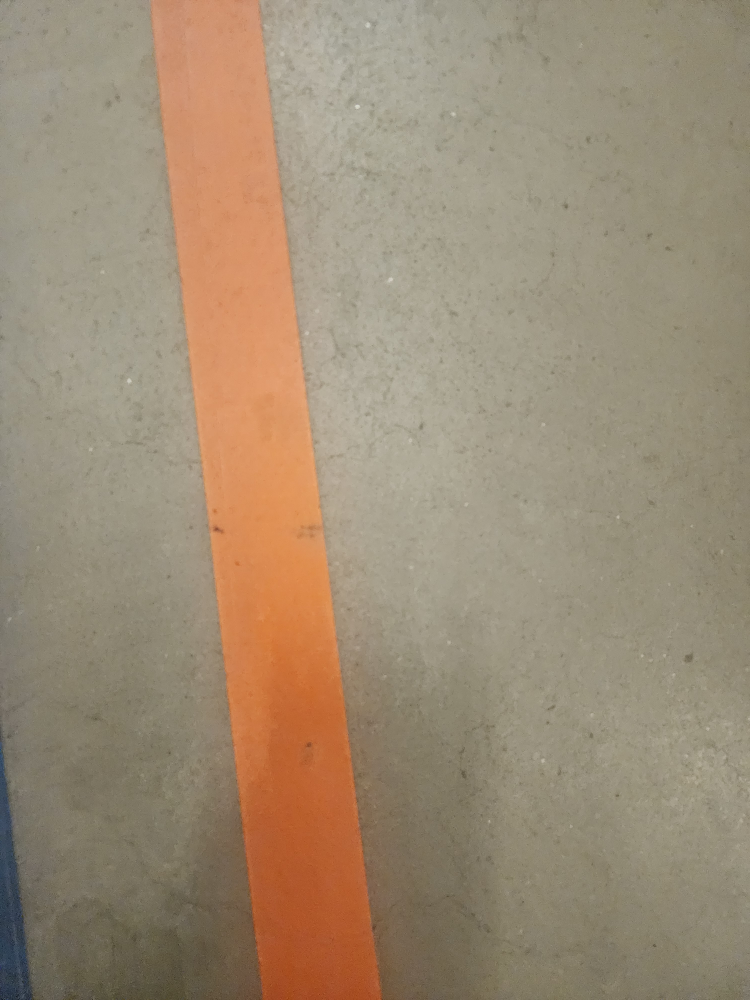
#> input picture visual_servoing/visual_servoing/computer_vision/test_images_line/test1.jpg, 3000 x 4000 px (shown at 1/4 size)
$ python -i color_segmentation.py   (imports and definitions only)
#> lines starting #> are read from the running program, lines starting #| are printed output that depends on the picture; after the words box and inside, x2 and y2 are one past the last pixel; in counts of white or black regions, pixels touching at a corner belong together
#> further down, picture is the input picture: shape (4000, 3000, 3); mean B, G, R 116.8, 139.9, 157.3
import cv2
import numpy as np

#################### X-Y CONVENTIONS #########################
# 0,0  X  > > > > >
#
#  Y
#
#  v  This is the image. Y increases downwards, X increases rightwards
#  v  Please return bounding boxes as ((xmin, ymin), (xmax, ymax))
#  v
#  v
#  v
###############################################################
# [15 lines left out: functions image_print, erosion_filter, not called in this run]

def dilation_filter(box_size = 3, iterations = 1):
    dilation_kernel = np.ones((box_size, box_size), np.uint8)
    def dilation_func(input_image):
        return cv2.dilate(input_image, dilation_kernel, iterations = iterations)

    return dilation_func

def create_filter_cascade(filter_list):
    def filter_cascade(image):
        for filt in filter_list:
            image = filt(image)

        return image


    return filter_cascade

def filter_list_from_filter_specs(filter_specs):
    filter_lis = []
    switch, sizes, iterations = filter_specs["switch"], filter_specs["sizes"], filter_specs["iterations"]
    for i,val in enumerate(switch):
        if val == 1:
            if i % 2 == 0: # erosion filter
                filter_lis.append(erosion_filter(box_size = sizes[i], iterations = iterations[i]))
            else: # dilation filter
                filter_lis.append(dilation_filter(box_size = sizes[i], iterations = iterations[i]))

    return filter_lis


def cd_color_segmentation(img, template = None, hsv_range = None, filter_specs = None, detection_mode = "cone", margins = None):
    """
    Implement the cone detection using color segmentation algorithm
    Input:
        img: np.3darray; the input image with a cone to be detected. BGR.
        template: Not required, but can optionally be used to automate setting hue filter values.
    Return:
        bbox: ((x1, y1), (x2, y2)); the bounding box of the cone, unit in px
            (x1, y1) is the top left of the bbox and (x2, y2) is the bottom right of the bbox
    """
#> called with detection_mode = 'cone'
    ########## YOUR CODE STARTS HERE ##########

    ### Trial Data ###
    """
        Ranges:
            Hue: [0.22555346595529566, 0.37443759630528706]
            Saturation: [0.09102723799465517, 1.0]
            Value: [0.48860718137548237, 1.0]
        Avg: 0.8722486753384867
        Min: 0.8250783699059561
        Target: 0.6314762637129322
        Filter Specs: {'switch': array([0, 1, 0, 0, 0, 0]), 'sizes': array([7, 5, 7, 2, 4, 7]), 'iterations': array([1, 2, 2, 3, 2, 1])}
    """

    ### Tuned Parameters ###
    if hsv_range is None:
        if detection_mode == "line":
            hsv_range = get_hsv_range_by_colors(
                hsv_low = hsv_convert_to_cv2((20, 20, 55)),
                hsv_high =  hsv_convert_to_cv2((29, 90, 100))
            )
        elif detection_mode == "cone":
            hsv_range = {
                'lower': (np.float64(0.0), np.float64(231.6560756120999), np.float64(122.47303168670507)),
                'upper': (np.float64(74.62069078649506), np.float64(255.0), np.float64(255.0))
                }

    if filter_specs is None:
        filter_specs = {
                "switch": [0, 1], # erosion: off, dilation: on
                "sizes" : [0, 5], # erosion: box_size 0, dilation: box_size 4
                "iterations": [0, 2] # erosion: iterations 0, dilation: iterations 1
        }
    if margins is None:
        if detection_mode == "cone":
            margins = (0, 3)
        elif detection_mode == "line":
            margins = (100, 200) #(x_margin, y_margin)

    ### Program ###
    hsv_input_img = cv2.cvtColor(img, cv2.COLOR_BGR2HSV)
#> hsv_input_img: shape (4000, 3000, 3); mean H, S, V 21.2, 62.8, 157.5
    color_mask = cv2.inRange(hsv_input_img, hsv_range["lower"], hsv_range["upper"])
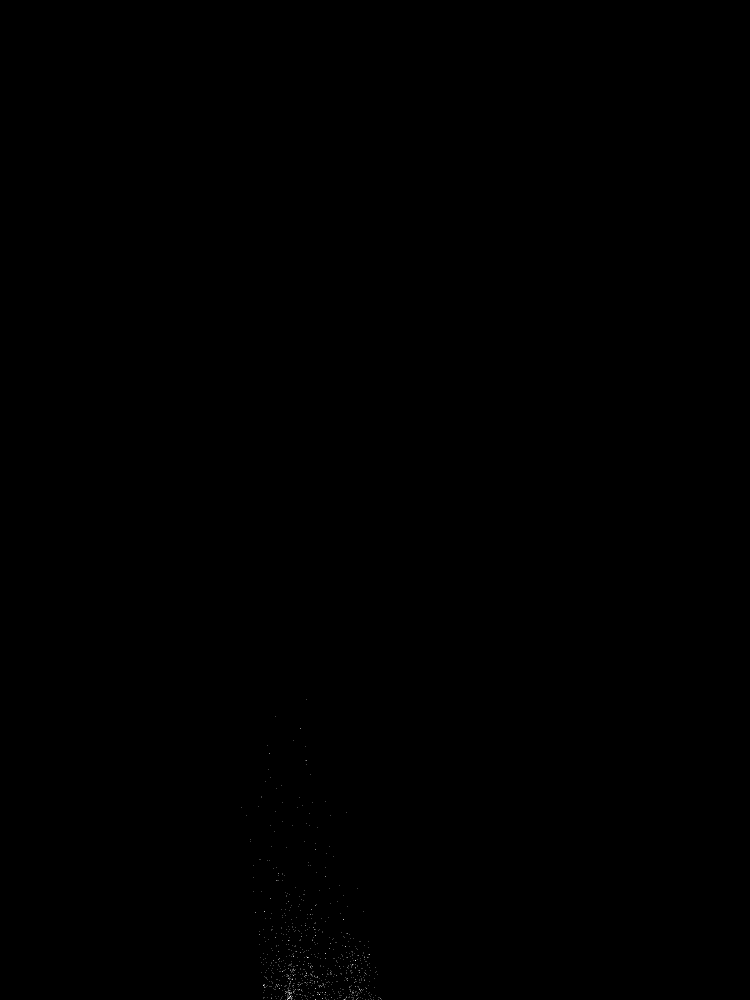
#> color_mask: shape (4000, 3000) (shown at 1/4 size); 0.01% white in thin lines or dots, all inside (x1, y1, x2, y2) = (965, 2799, 1525, 4000)

    cv2.imwrite("visual_servoing/computer_vision/output_images/color_mask.png", color_mask)

    filter_cascade = create_filter_cascade(
        filter_list_from_filter_specs(filter_specs)
    )

    filtered_mask = filter_cascade(color_mask)
#> the loop in filter_cascade, `for filt in filter_list:` made 1 pass
#> pass 1, in filter_cascade, `image = filt(image)`:
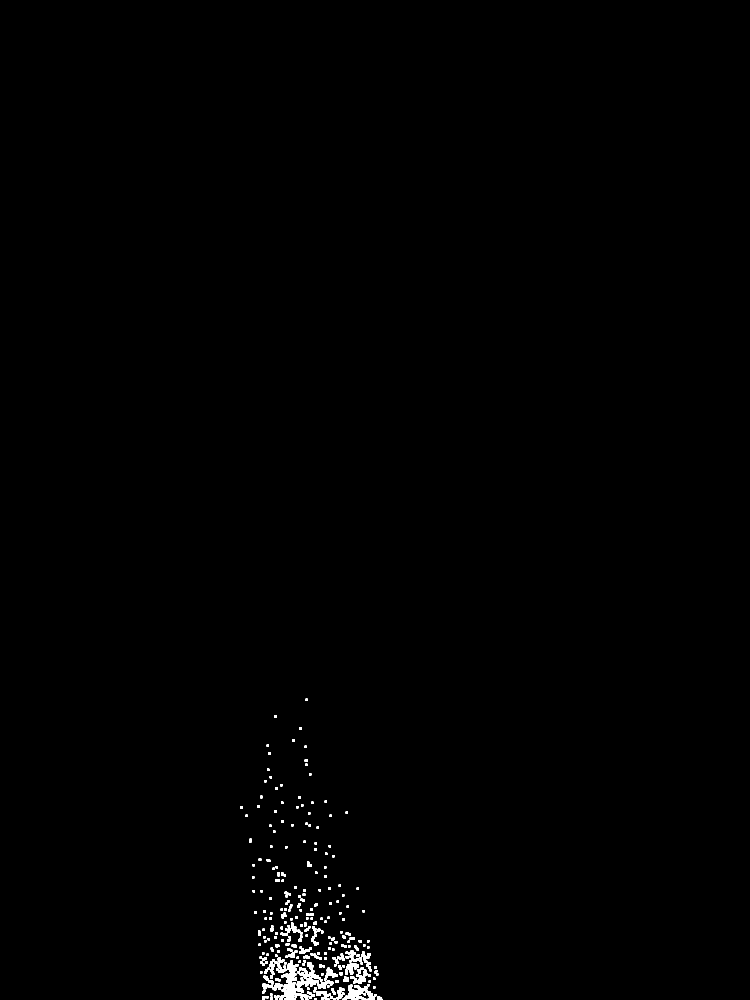
#> image: shape (4000, 3000) (shown at 1/4 size); 0.45% white; 293 white regions

    cv2.imwrite("visual_servoing/computer_vision/output_images/filtered_mask.png", filtered_mask)

    contours, _ = cv2.findContours(filtered_mask, cv2.RETR_EXTERNAL, cv2.CHAIN_APPROX_NONE)
#> contours = 293 contours; largest, box (x1, y1, x2, y2) and area: (1127, 3851, 1215, 4000) 5518, (1370, 3939, 1469, 4000) 2460, (1199, 3859, 1289, 3946) 2374, (1050, 3932, 1129, 3961) 1126, (1271, 3920, 1333, 3954) 905

    init_ctr_image = img.copy()
    for ctr in contours:
        x,y,w,h = cv2.boundingRect(ctr)
        cv2.rectangle(init_ctr_image, (x,y), (x+w,y+h), (255,0,0), 2)
#> this loop made 293 passes
#> (x, y, w, h) on passes 1 to 3: (1256, 3994, 10, 6), (1334, 3992, 9, 8), (1286, 3989, 10, 10)

    biggest_ctr =  max(contours, key = cv2.contourArea)
#> biggest_ctr = contour of 921 points, box (x1, y1, x2, y2) (1127, 3851, 1215, 4000), area 5518
    bx,by,bw,bh = cv2.boundingRect(biggest_ctr)
#> bx = 1127; by = 3851; bw = 88; bh = 149

    cv2.rectangle(init_ctr_image, (bx,by), (bx+bw,by+bh), (0,0,255), 2)
    cv2.imwrite("visual_servoing/computer_vision/output_images/initial_contours.png", init_ctr_image)


    x_margin = margins[0]
    y_margin = margins[1]

    img_height, img_width, _= img.shape
#> img_height = 4000; img_width = 3000
    bounding_box = None
    if len(contours) != 0:
        biggest_ctr = max(contours, key = cv2.contourArea)
        bx, by, bw, bh = cv2.boundingRect(biggest_ctr)

        left, right = max(bx - x_margin, 0), min(bx + bw + x_margin, img_width-1)
#> left = 1127; right = 1215
        top, bottom = max(by - y_margin, 0), min(by+bh+y_margin, img_height-1)
#> top = 3848; bottom = 3999

        cv2.rectangle(init_ctr_image, (left, top), (right,bottom), (0,255,0), 2)
        cv2.imwrite("visual_servoing/computer_vision/output_images/region_of_interest.png", init_ctr_image)

        kernel = cv2.getStructuringElement(cv2.MORPH_RECT, (25, 5))
        region_of_interest_mask = filtered_mask[top:bottom, left:right].copy()
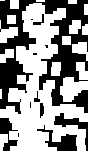
#> region_of_interest_mask: shape (151, 88); 58% white; 12 black regions (5 under 20 px), largest, box (x1, y1, x2, y2) and area: (0, 0, 88, 114) 4433, (37, 125, 77, 151) 403, (54, 113, 88, 151) 319

        region_of_interest_mask = cv2.morphologyEx(region_of_interest_mask, cv2.MORPH_CLOSE, kernel)
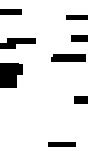
#> region_of_interest_mask: shape (151, 88); 87.7% white; 8 black regions

        contours_in_roi, _ = cv2.findContours(region_of_interest_mask, cv2.RETR_EXTERNAL, cv2.CHAIN_APPROX_NONE)
#> contours_in_roi = 1 contour; box (x1, y1, x2, y2) and area: (0, 0, 88, 151) 11692

        for ctr in contours_in_roi:
            for point in ctr:
                point[0] = (point[0][0] + left, point[0][1] + top)
#> this loop made 1 pass
#> after the loop, point = [[1128, 3848]]

        new_ctr_image = img.copy()
        for ctr in contours_in_roi:
            x,y,w,h = cv2.boundingRect(ctr)
            cv2.rectangle(new_ctr_image, (x,y), (x+w, y+h), (0,0, 255), 2)
            cv2.imwrite("visual_servoing/computer_vision/output_images/final_contours.png", new_ctr_image)
#> this loop made 1 pass
#> (x, y, w, h) on pass 1: (1127, 3848, 88, 151)

        x,y,w,h = cv2.boundingRect(np.vstack(contours_in_roi))
        bounding_box = ((x,y), (x+w, y+h))
#> bounding_box = ((1127, 3848), (1215, 3999))

        cv2.rectangle(new_ctr_image, bounding_box[0], bounding_box[1], (0,0,255), 2)
        cv2.imwrite("visual_servoing/computer_vision/output_images/final_bounds.png", new_ctr_image)

    return bounding_box

# [37 lines left out: functions get_image, get_hsv_from_template, not called in this run]

def hsv_convert_to_cv2(hsv_input):
    hue, sat, val = hsv_input
    return (hue / 2, sat * 2.55, val * 2.55)

def get_hsv_range_by_colors(hsv_low, hsv_high):
    return {"lower": np.array(hsv_low), "upper": np.array(hsv_high)}

# [7 lines not run here, left out]

>>> import cv2
>>> picture = cv2.imread('test_images_line/test1.jpg')
>>> result = cd_color_segmentation(picture)
#> result = ((1127, 3848), (1215, 3999))
